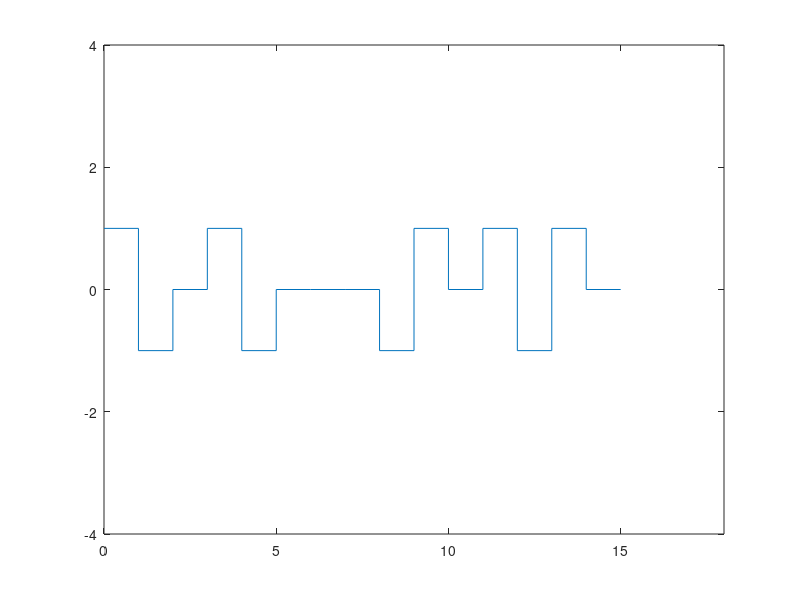

MATLAB code for this plot:
load inout.txt
x=[];
y=[];
w=inout;
tmp=-1;
cnt=0;
tmp2=0;
k=0;
j=0;
l=0;
m=0;
z=length(w)

for i = 0: z-1
    x = [x i i+1]
end
z=length(w)
r=1
for j = 1 : z
    jervalue=j
   if w(j) == 1 %input 1 hole reverse kore append
       tmp=tmp*-1
       y=[y tmp tmp]
       cnt=0
   
   else  %input zero hole zerocount++ hobe and 0 append
       y = [y 0 0]
       cnt=cnt+1
   end
   
   if cnt==8  %por por 8ta zero pele y array er value replace kore ditese
       cnt=0
       k=j-8+1
       l=k*2-1
       for m=l:l+5
           mervalue=m
           y(m) = 0
       end
       y(l+6) = tmp
       y(l+7) =tmp
        y(l+15) = tmp
       y(l+14) =tmp
       
        y(l+8) = tmp*-1
       y(l+9) =tmp*-1
       y(l+12) = tmp*-1
       y(l+13) =tmp*-1
       y(l+10)=0
       y(l+11)=0
       
       
   end
       
end

plot(x,y),axis([0,z+3,-4,4])
